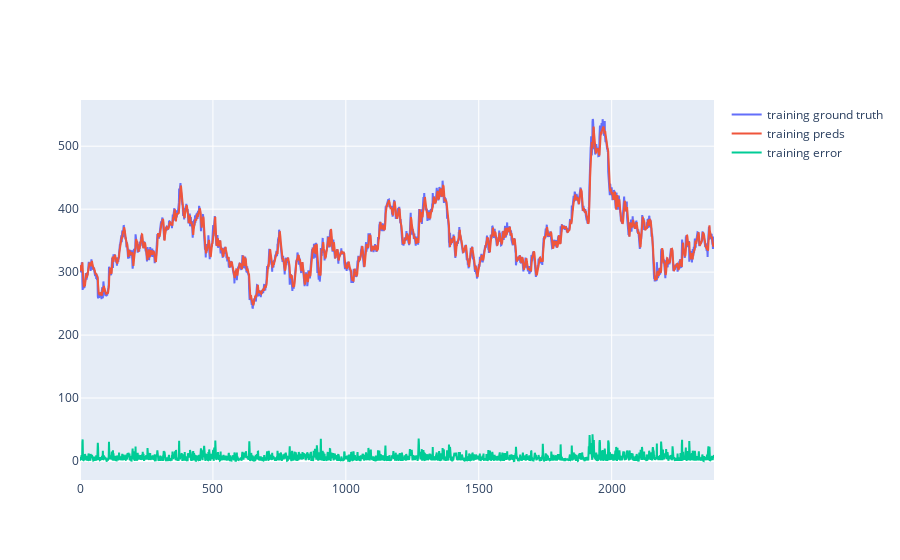

The code cell stored with this chart in its notebook:
### Code cell
fig = go.Figure()
fig.add_trace(go.Scatter(x=train_preds_df.index, y=train_preds_df['Train GT'], mode='lines', name='training ground truth'))
fig.add_trace(go.Scatter(x=train_preds_df.index, y=train_preds_df['Train preds'], mode='lines', name='training preds'))
fig.add_trace(go.Scatter(x=train_preds_df.index, y=train_preds_df['diff'], mode='lines', name='training error'))

### Figure 1 — Plotly figure (JSON) as saved in the notebook; plotly's stock layout.template omitted (floating-point values rounded to 4 significant figures; data arrays with more than 128 entries replaced by an {"elided": "..."} marker saying what was removed)
{"data": [{"mode": "lines", "name": "training ground truth", "type": "scatter", "x": {"elided": "2386 int values"}, "y": {"elided": "2386 float values"}}, {"mode": "lines", "name": "training preds", "type": "scatter", "x": {"elided": "2386 int values"}, "y": {"elided": "2386 float values"}}, {"mode": "lines", "name": "training error", "type": "scatter", "x": {"elided": "2386 int values"}, "y": {"elided": "2386 float values"}}], "layout": {}}
